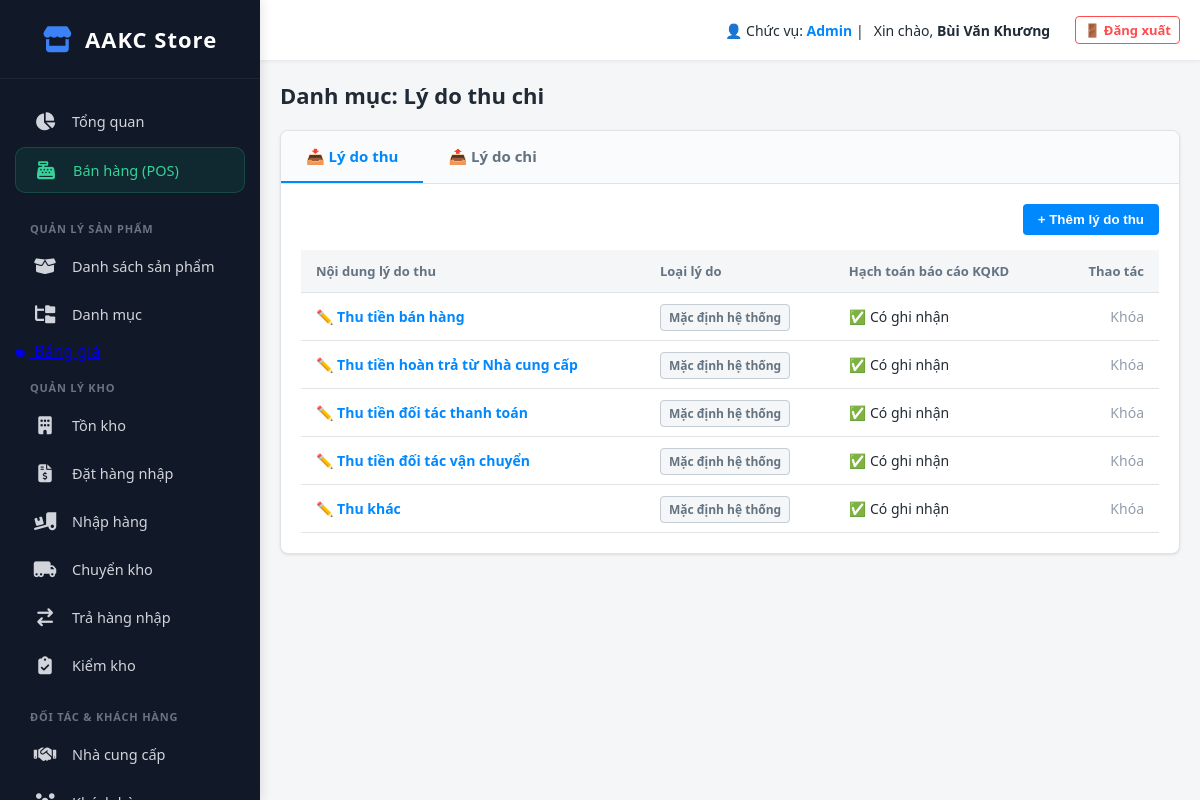
/index.php?action=fund_reasons (signed in), run on the app's committed database.
### tables this page shows
CREATE TABLE `transaction_reasons` (
  `id` int(11) NOT NULL,
  `type` enum('receipt','expense') NOT NULL,
  `reason_name` varchar(150) NOT NULL,
  `is_system` tinyint(1) DEFAULT 0 COMMENT '1: Mặc định không được xóa, 0: Tự tạo',
  `apply_to` varchar(50) DEFAULT 'all' COMMENT 'customer, supplier, employee, payment_partner, shipper, all',
  `is_reported` tinyint(1) DEFAULT 1 COMMENT '1: Ghi nhận báo cáo KQKD, 0: Không',
  `expense_category` varchar(100) DEFAULT NULL COMMENT 'Nhóm chi phí TT88',
  `created_at` timestamp NOT NULL DEFAULT current_timestamp()
);

### app/controllers/FundReasonController.php (called while the page is built, shortened)
<?php
class FundReasonController
{
    public function index()
    {
        $db = (new Database())->getConnection();
        $stmt_receipts = $db->query("SELECT * FROM transaction_reasons WHERE type = 'receipt' ORDER BY is_system DESC, id ASC");
        $receipt_reasons = $stmt_receipts->fetchAll(PDO::FETCH_ASSOC);
        require_once __DIR__ . '/../views/fund/reason_list.php';
    }
}

### public/index.php (called while the page is built, shortened)
<?php
$app = new App();

### app/views/fund/reason_list.php (the view, shortened to what this page needs)
<?php require_once __DIR__ . '/../layout/header.php'; ?>
<div class="v3-header">
    <div class="v3-title">Danh mục: Lý do thu chi</div>
</div>
<div class="v3-card">
    <div class="tabs">
        <div class="tab-item active" onclick="switchTab('receipt')">📥 Lý do thu</div>
        <div class="tab-item" onclick="switchTab('expense')">📤 Lý do chi</div>
    </div>
    <div id="tab-receipt" class="tab-content active">
        <div style="text-align: right; margin-bottom: 15px;">
            <button class="btn-primary" onclick="openModal('receipt')">+ Thêm lý do thu</button>
        </div>
        <table class="v3-table">
            <thead>
                <tr>
                    <th>Nội dung lý do thu</th>
                    <th>Loại lý do</th>
                    <th>Hạch toán báo cáo KQKD</th>
                    <th style="text-align:right;">Thao tác</th>
                </tr>
            </thead>
            <tbody>
                <?php foreach ($receipt_reasons as $r): ?>
                    <tr>
                        <td>
                            <a href="javascript:void(0)" style="color:#0088ff; font-weight:bold; text-decoration:none;"
                                onclick="openEditModal(<?php echo $r['id']; ?>, '<?php echo htmlspecialchars($r['reason_name'], ENT_QUOTES); ?>', <?php echo $r['is_system']; ?>, <?php echo $r['is_reported']; ?>, '<?php echo $r['type']; ?>', '')">
                                ✏️ <?php echo htmlspecialchars($r['reason_name']); ?>
                            </a>
                        </td>
                        <td><?php echo $r['is_system'] ? '<span class="badge badge-sys">Mặc định hệ thống</span>' : '<span class="badge badge-custom">Tự tạo</span>'; ?></td>
                        <td><?php echo $r['is_reported'] ? '✅ Có ghi nhận' : '❌ Không'; ?></td>
                        <td style="text-align:right;">
                            <?php if ($r['is_system'] == 0): ?>
                                <a href="index.php?action=delete_fund_reason&id=<?php echo $r['id']; ?>&tab=receipt" onclick="return confirm('Bạn chắc chắn muốn xóa lý do này?')" style="color:#ff4d4f; text-decoration:none; font-weight:bold;">Xóa</a>
                            <?php else: ?>
                                <span style="color:#919eab;">Khóa</span>
                            <?php endif; ?>
                        </td>
                    </tr>
                <?php endforeach; ?>
            </tbody>
        </table>
    </div>
</div>
<?php require_once __DIR__ . '/../layout/footer.php'; ?>

### app/views/layout/header.php (style rules this page uses)
* { box-sizing: border-box; margin: 0; padding: 0; }
body { font-family: 'Segoe UI', Tahoma, Geneva, Verdana, sans-serif; background-color: #f4f6f8; color: #212b36; display: flex; height: 100vh; overflow: hidden; }

### app/views/fund/reason_list.php (style rules this page uses)
.v3-header { display: flex; justify-content: space-between; align-items: center; margin-bottom: 20px; }
.v3-title { font-size: 22px; font-weight: bold; color: #212b36; }
.v3-card { background: #fff; border-radius: 8px; box-shadow: 0 1px 3px rgba(0, 0, 0, 0.1); border: 1px solid #dfe3e8; }
.tabs { display: flex; border-bottom: 1px solid #dfe3e8; background: #fafbfc; border-radius: 8px 8px 0 0; }
.tab-item { padding: 15px 25px; font-size: 15px; font-weight: 600; color: #637381; cursor: pointer; border-bottom: 2px solid transparent; }
.tab-item.active { color: #0088ff; border-bottom: 2px solid #0088ff; }
.tab-content { display: none; padding: 20px; }
.tab-content.active { display: block; }
.v3-table { width: 100%; border-collapse: collapse; text-align: left; }
.v3-table th { background: #f4f6f8; padding: 12px 15px; border-bottom: 1px solid #dfe3e8; font-size: 13px; color: #637381; }
.v3-table td { padding: 14px 15px; border-bottom: 1px solid #dfe3e8; font-size: 14px; color: #212b36; }
.badge { padding: 4px 8px; border-radius: 4px; font-size: 12px; font-weight: 600; }
.badge-sys { background: #f4f6f8; color: #637381; border: 1px solid #c4cdd5; }
.btn-primary { background: #0088ff; color: #fff; border: none; padding: 8px 15px; border-radius: 4px; font-weight: 600; cursor: pointer; }

### data on the page
transaction_reasons: reason_name "Thu tiền bán hàng", is_system "Mặc định hệ thống", is_reported "✅ Có ghi nhận"
transaction_reasons: reason_name "Thu tiền hoàn trả từ Nhà cung cấp", is_system "Mặc định hệ thống", is_reported "✅ Có ghi nhận"
transaction_reasons: reason_name "Thu tiền đối tác thanh toán", is_system "Mặc định hệ thống", is_reported "✅ Có ghi nhận"
transaction_reasons: reason_name "Thu tiền đối tác vận chuyển", is_system "Mặc định hệ thống", is_reported "✅ Có ghi nhận"
transaction_reasons: reason_name "Thu khác", is_system "Mặc định hệ thống", is_reported "✅ Có ghi nhận"

### other printed values
$user_session['role'] "Admin"
$user_session['full_name'] "Bùi Văn Khương"
